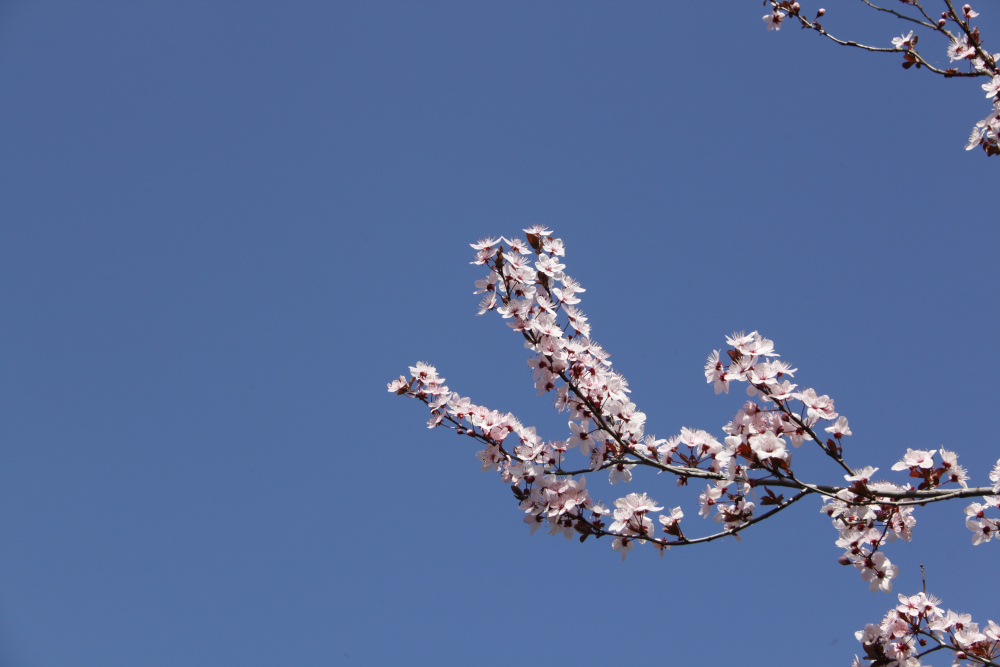
%> input picture TP_Image_4/CerisierP.jpg, 1000 x 667 px
$ octave SeparationRGB.m   (GNU Octave 9; MATLAB toolbox functions it lacks are replaced by stand-ins)
%> lines starting %> are read from the running program, lines starting %| are printed output that depends on the picture; in (x1, y1, x2, y2) boxes, pixels count from 0 and x2, y2 are one past the last pixel; in counts of white or black regions, pixels touching at a corner belong together; the program's own positions count from 1
clear all;
close all;

pkg load image;

% Chargement de l'image
image = imread('CerisierP.jpg');
%> image is the input picture: size 667x1000x3 uint8; mean R, G, B 87.7, 109.1, 154.2
figure()
imagesc(image);

% Définition des plages de valeurs RGB pour le bleu
seuil_min_bleu = [70,85,125];
seuil_max_bleu = [95, 125, 175];

% Application du seuillage pour détecter le bleu
masque_bleu = (image(:,:,1) >= seuil_min_bleu(1)) & (image(:,:,1) <= seuil_max_bleu(1)) & ...
              (image(:,:,2) >= seuil_min_bleu(2)) & (image(:,:,2) <= seuil_max_bleu(2)) & ...
              (image(:,:,3) >= seuil_min_bleu(3)) & (image(:,:,3) <= seuil_max_bleu(3));
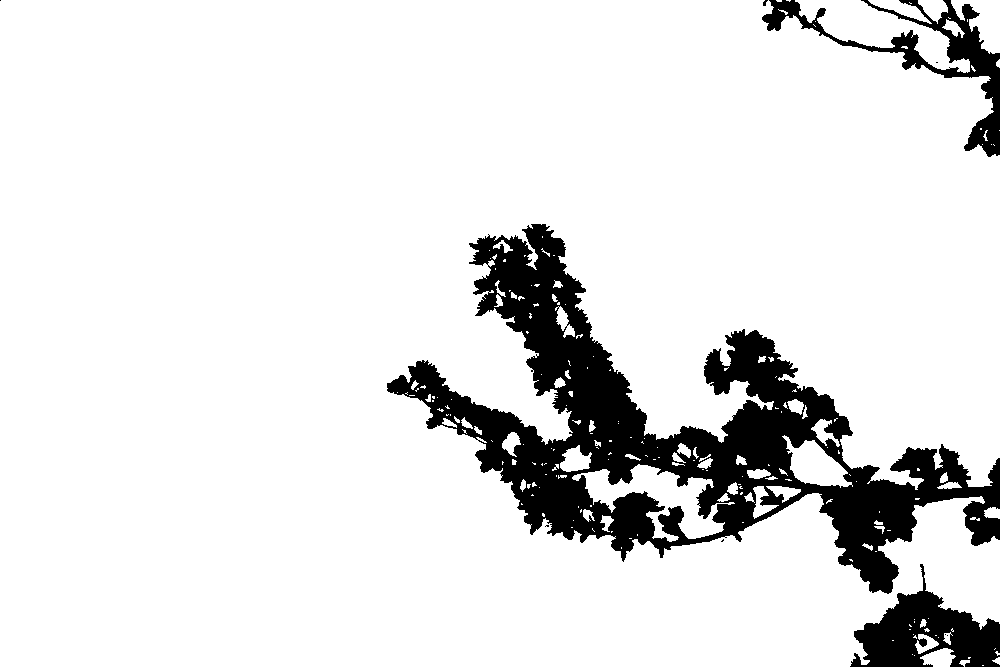
%> masque_bleu: size 667x1000 logical; 88.7% white; 11 black regions (8 under 20 px), largest, box (x1, y1, x2, y2) and area: (387, 224, 1000, 594) 61571, (850, 564, 1000, 667) 7168, (762, 0, 1000, 157) 6282

% Appliquer les masques binaires à l'image d'origine pour extraire les couleurs
image_bleue = bsxfun(@times, image, cast(!masque_bleu, 'like', image));
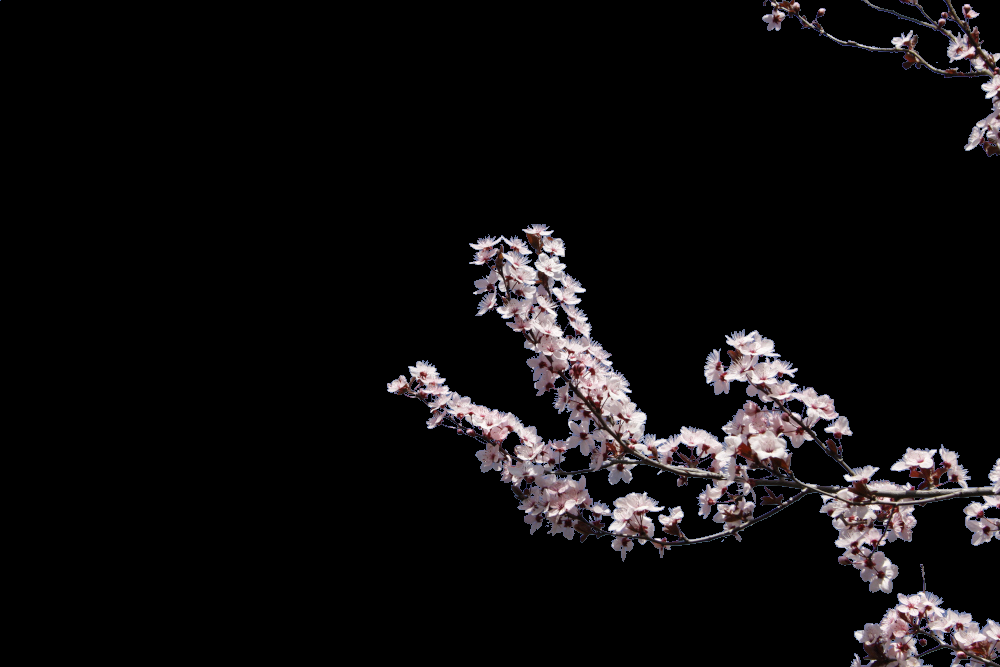
%> image_bleue: size 667x1000x3 uint8; mean R, G, B 16.1, 14.3, 15.2

% Afficher les images résultantes
figure();
imshow(image_bleue);
title('Bleu');
